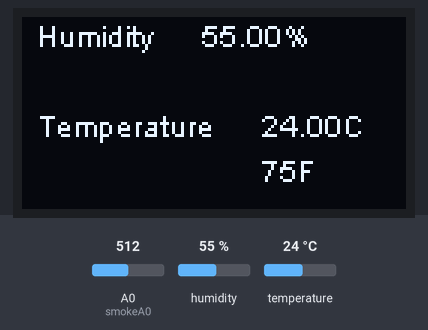
This sketch was run on a simulated ESP8266 (NodeMCU). Shown: 128×64 one-colour display. The inputs (shaded band) are chosen by the test bench; at power-on: A0 (smokeA0) = 512, humidity 55 %, temperature 24 °C. WiFi joins after 1.5 s; servers stay silent unless stated; what the sketch prints to the serial monitor is not drawn.

Above: at 2.2 s.

The sketch:

cloud_project.ino
```cpp
#include <DHT.h>
#include <ESP8266WiFi.h>
#include <Wire.h>
#include <Adafruit_GFX.h>
#include <SSD1306Wire.h>
#include <ThingSpeak.h>

int smokeA0 = A0;

SSD1306Wire display(0x3c, D2, D1);


// Replace with your network credentials
const char* ssid = "sk";
const char* password = "12344321";

// Replace with your ThingSpeak channel details
unsigned long channelID = 2226903;
const char* apiKey = "0D3IV6V650WQO14G";

// DHT sensor setup
#define RESET LED_BUILTIN
#define DHTPIN D5
#define DHTTYPE DHT11

DHT dht(DHTPIN, DHTTYPE);

// Initialize client to send data to ThingSpeak
WiFiClient client;

void setup() {
  pinMode(smokeA0, INPUT);
  Serial.begin(9600);
  delay(100);
  display.init();
  display.flipScreenVertically();

  display.setColor(WHITE);
  display.setFont(ArialMT_Plain_10);


  display.clear();
  display.drawString(0, 0, "Connecting to WiFi");
  display.display();


  // Connect to Wi-Fi
  WiFi.begin(ssid, password);
  while (WiFi.status() != WL_CONNECTED) {
    delay(1000);
    Serial.println("Connecting to WiFi...");

  }
  Serial.println("Connected to WiFi.");
  display.clear();


  // Initialize DHT sensor
  dht.begin();
}

void loop() {

  int analogSensor = analogRead(smokeA0);


  // Read temperature and humidity from DHT sensor
  float temperature = dht.readTemperature();
  float humidity = dht.readHumidity();

  // Check if any reads failed and exit early (to try again).
  if (isnan(temperature) || isnan(humidity)) {
    Serial.println("Failed to read from DHT sensor!");
    return;
  }

  int tempf = (temperature * 9/5) + 32 ;

  // Print the readings to the Serial Monitor
  Serial.print("Temperature: ");
  Serial.print(temperature);
  Serial.print(" °C, Humidity: ");
  Serial.print(humidity);
  Serial.println(" %");


  display.clear();
  display.drawString(5, 0, "Humidity");
  display.drawString(60, 0, String(humidity) + "%");
  display.drawString(5, 30, "Temperature");
  display.drawString(80, 30, String(temperature) + "C");
  display.drawString(80, 45, String(tempf) + "F");
  display.display();


  display.display();


  Serial.print("Pin A0: ");
  Serial.println(analogSensor);

  // Update ThingSpeak with the readings
  updateThingSpeak(temperature, humidity, analogSensor, channelID, apiKey);

  // Wait for 20 seconds before sending data to ThingSpeak again
  delay(15000);
}


void updateThingSpeak(float temp, float hum, int analogSensor, unsigned long channel, const char* api_key) {
  ThingSpeak.begin(client);

  int f1 = 0;
  int f2 = 0;

  ThingSpeak.setField(1, temp);
  ThingSpeak.setField(2, hum);
  ThingSpeak.setField(3, analogSensor);
  ThingSpeak.setField(4, f1);
  ThingSpeak.setField(5, f2);

  int x = ThingSpeak.writeFields(channel, api_key);
  if(x == 200){
    Serial.println("Channel update successful.");
  }
  else{
    Serial.println("Problem updating channel. HTTP error code " + String(x));
  }


}
```
